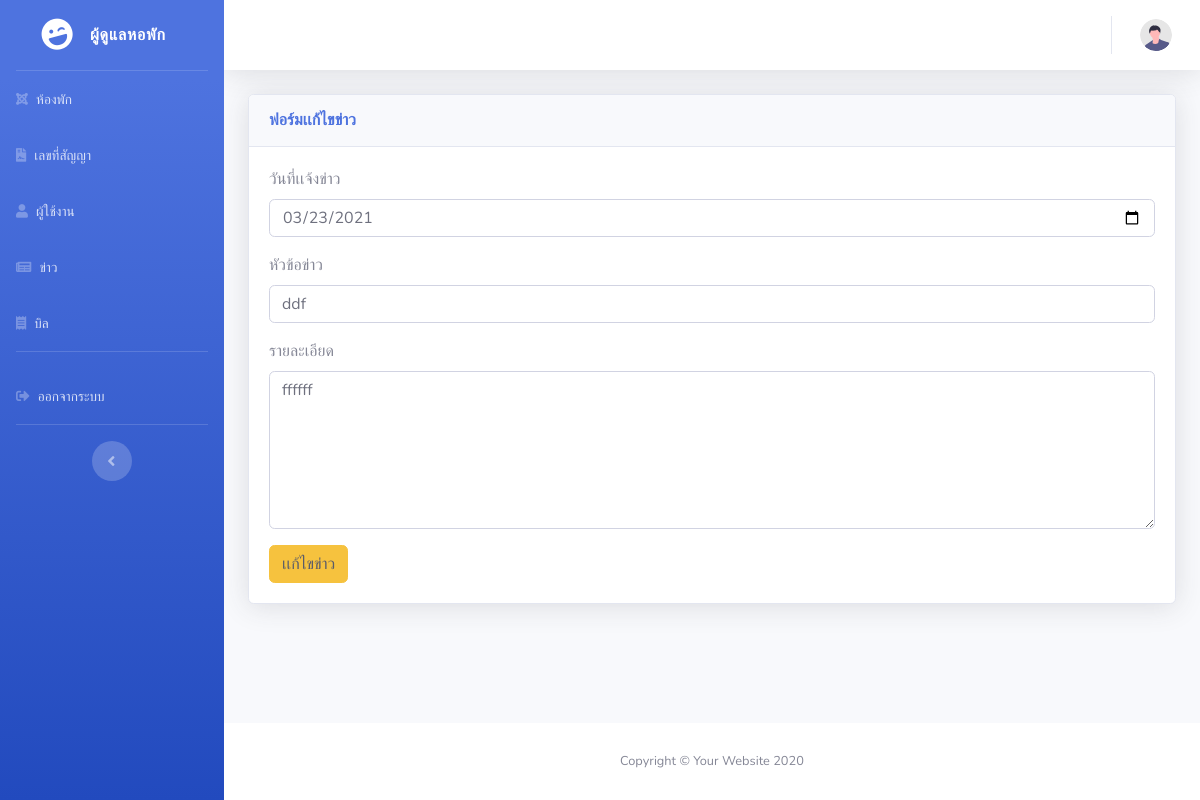
/admin/edit_new.php?news_id=2 (signed in), run on the app's committed database.
### tables this page shows
CREATE TABLE `news` (
  `news_id` int(11) NOT NULL COMMENT 'รหัสข่าวสาร',
  `aid` int(11) NOT NULL COMMENT 'รหัสผู้ดูแลหอพัก',
  `room_id` int(11) NOT NULL COMMENT 'หมายเลขห้องพัก',
  `news_date` date NOT NULL DEFAULT current_timestamp() COMMENT 'วันที่แจ้งข่าวสาร',
  `news_title` text NOT NULL COMMENT 'หัวข้อข่าวสาร',
  `description` text NOT NULL COMMENT 'รายละเอียดข่าวสาร'
);

### admin/edit_new.php (the view, shortened to what this page needs)
<?php
if (isset($_SESSION["aid"])) {
    if ($_GET["news_id"]) {
        $news_id = $_GET["news_id"];
        ?>
<!DOCTYPE html>
<html lang="en">
<head>
    <link href="vendor/fontawesome-free/css/all.min.css" rel="stylesheet" type="text/css">
    <link href="css/sb-admin-2.min.css" rel="stylesheet">
    <link href="vendor/datatables/dataTables.bootstrap4.min.css" rel="stylesheet">
</head>
<body id="page-top">
    <div id="wrapper">
        <?php include_once "./sidebar.php";?>
        <div id="content-wrapper" class="d-flex flex-column">
            <div id="content">
                <?php
include_once "./navbar.php";
        ?>
                <div class="container-fluid">
                    <div class="card shadow mb-4">
                        <div class="card-header py-3">
                            <h6 class="m-0 font-weight-bold text-primary">ฟอร์มเเก้ไขข่าว</h6>
                        </div>
                        <div class="card-body">
                            <?php
include_once "./configs/connectDB.php";
        $sql = "SELECT * FROM `news` WHERE news_id='$news_id';";
        $result = mysqli_query($conn, $sql);
        while ($data = mysqli_fetch_assoc($result)) {
            ?>
                            <form action method="POST">
                                <div class="form-row">
                                    <div class="form-group col-md-12">
                                        <label for="inputEmail4">วันที่เเจ้งข่าว </label>
                                        <input type="date" value="<?=$data["news_date"]?>" name="news_date" required
                                            class="form-control">
                                    </div>
                                    <div class="form-group col-md-12">
                                        <label for="inputPassword4">หัวข้อข่าว</label>
                                        <input type="text" required value="<?=$data["news_title"]?>" name="news_title"
                                            class="form-control" id="inputPassword4">
                                    </div>
                                    <div class="form-group col-md-12">
                                        <label for="inputAddress">รายละเอียด</label>
                                        <textarea class="form-control" name="description"
                                            rows="6"><?=$data["description"]?></textarea>
                                    </div>
                                </div>
                                <button type="submit" name="InsertNewSubmit"
                                    class="btn btn-warning text-dark">เเก้ไขข่าว</button>
                            </form>
                            <?php
}
        ?>
                        </div>
                    </div>
                </div>
            </div>
            <?php
include_once "./footer.php";
        ?>
        </div>
    </div>
</body>
</html>
<?php
}
} else {
    echo "<script>";
    echo "location = './login.php';";
    echo "</script>";
}
?>

### data on the page
news: news_date "03/23/2021", news_title "ddf", description "ffffff"
